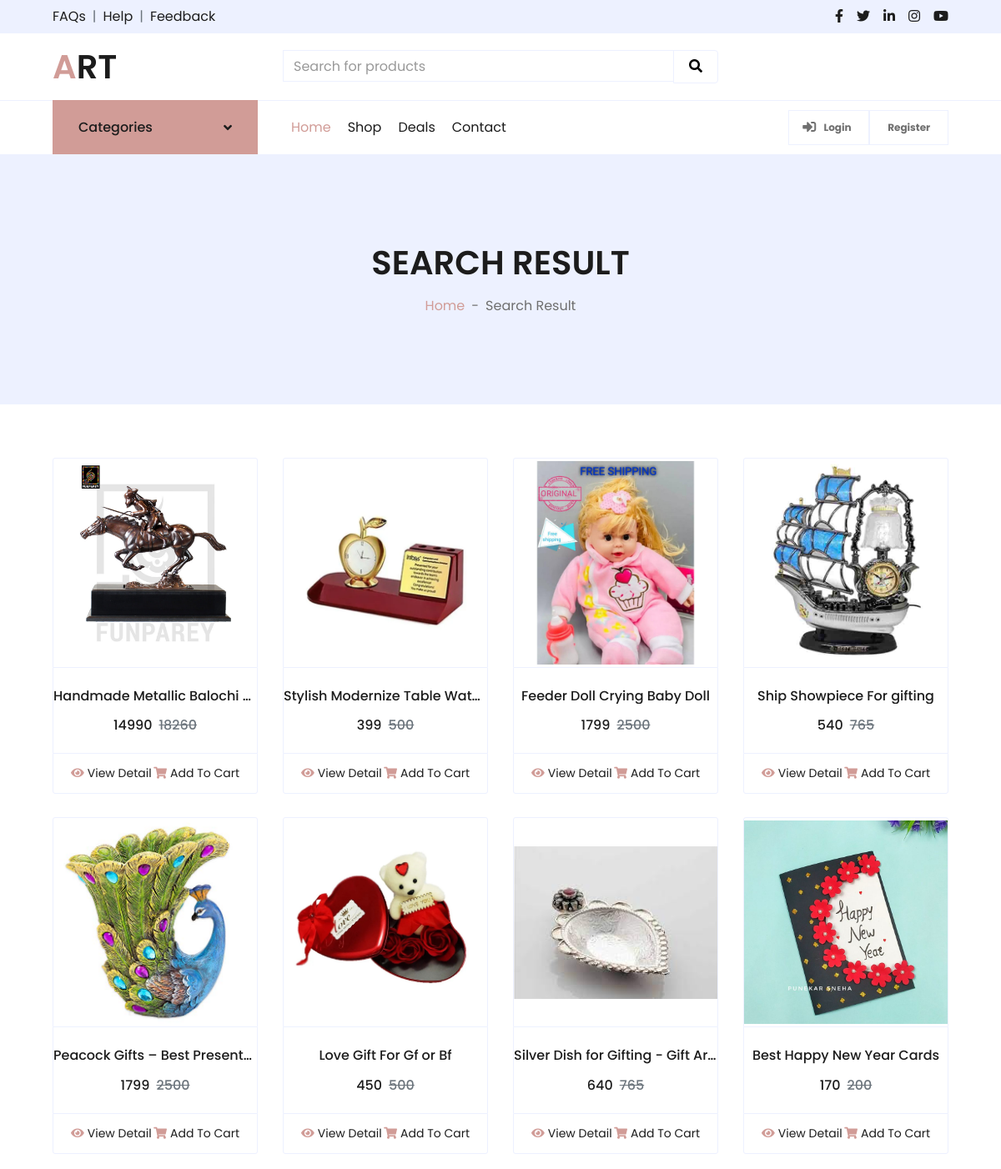
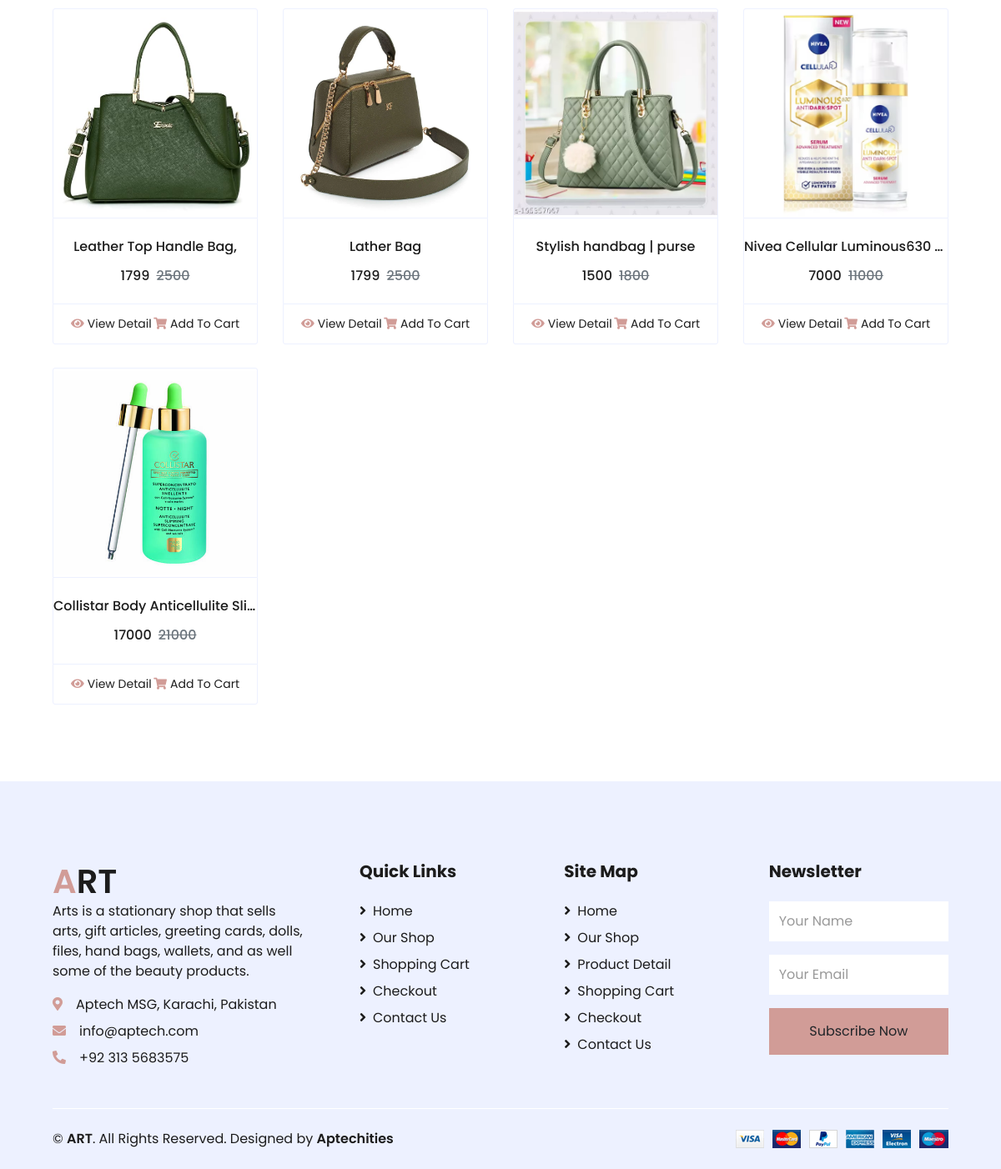
Screenshot of /search-result.php with the database file from the repository (2 pictures, top to bottom).
### tables this page shows
CREATE TABLE `products` (
  `id` int(11) NOT NULL,
  `category` int(11) NOT NULL,
  `subCategory` int(11) DEFAULT NULL,
  `productName` varchar(255) DEFAULT NULL,
  `productCompany` varchar(255) DEFAULT NULL,
  `productPrice` int(11) DEFAULT NULL,
  `productPriceBeforeDiscount` int(11) DEFAULT NULL,
  `productDescription` longtext DEFAULT NULL,
  `productImage1` varchar(255) DEFAULT NULL,
  `productImage2` varchar(255) DEFAULT NULL,
  `productImage3` varchar(255) DEFAULT NULL,
  `shippingCharge` int(11) DEFAULT NULL,
  `productAvailability` varchar(255) DEFAULT NULL,
  `postingDate` timestamp NULL DEFAULT current_timestamp(),
  `updationDate` varchar(255) DEFAULT NULL
);

### search-result.php (the view, shortened to what this page needs)
<?php
include('include/config.php');
$find = "%{$_POST['product']}%";
?>
<!DOCTYPE html>
<html lang="en">
<head>
    <link href="https://stackpath.bootstrapcdn.com/bootstrap/4.5.2/css/bootstrap.min.css" rel="stylesheet">
    <link href="https://cdnjs.cloudflare.com/ajax/libs/font-awesome/5.10.0/css/all.min.css" rel="stylesheet">
    <link href="lib/owlcarousel/assets/owl.carousel.min.css" rel="stylesheet">
    <link href="css/style.css" rel="stylesheet">
</head>
<body>
    <?php
    include 'include/top-header.php';
    ?>
    <?php
    include 'include/navbar2.php';
    ?>
    <div class="container-fluid bg-secondary mb-3 ">
        <div class="d-flex flex-column align-items-center justify-content-center" style="min-height: 300px">
            <h1 class="font-weight-semi-bold text-uppercase mb-3">Search Result</h1>
            <div class="d-inline-flex">
                <p class="m-0"><a href="index.php">Home</a></p>
                <p class="m-0 px-2">-</p>
                <p class="m-0">Search Result</p>
            </div>
        </div>
    </div>
    <div class="container-fluid pt-5">
        <div class="row px-xl-5 pb-3">
            <?php
            $ret = mysqli_query($con, "select * from products where productName like '$find'");
            $num = mysqli_num_rows($ret);
            if ($num > 0) {
                while ($row = mysqli_fetch_array($ret)) { ?>
                    <div class="col-lg-3 col-md-6 col-sm-12 pb-1">
                        <div class="card product-item border-0 mb-4">
                            <div class="card-header product-img position-relative overflow-hidden bg-transparent border p-0">
                                <div class="text-center">
                                    <a href="product-details.php?pid=<?php echo htmlentities($row['id']); ?>" class="cat-img overflow-hidden mb-3">
                                        <img class="img-fluid" src="admin/productimages/<?php echo htmlentities($row['id']); ?>/<?php echo htmlentities($row['productImage1']); ?>" data-echo="admin/productimages/<?php echo htmlentities($row['id']); ?>/<?php echo htmlentities($row['productImage1']); ?>" alt="">
                                    </a>
                                </div>
                            </div>
                            <div class="card-body border-left border-right text-center p-0 pt-4 pb-3">
                                <h6 class="text-truncate mb-3"><?php echo htmlentities($row['productName']); ?></h6>
                                <div class="d-flex justify-content-center">
                                    <h6><?php echo htmlentities($row['productPrice']); ?></h6>
                                    <h6 class="text-muted ml-2"><del><?php echo htmlentities($row['productPriceBeforeDiscount']); ?></del></h6>
                                </div>
                            </div>
                            <div class="card-footer d-flex justify-content-between bg-light border">
                                <a href="product-details.php?pid=<?php echo htmlentities($row['id']); ?>" class="btn btn-sm text-dark p-0"><i class="fas fa-eye text-primary mr-1"></i>View Detail</a>
                                <a href="index.php?page=product&action=add&id=<?php echo $row['id']; ?>" class="btn btn-sm text-dark p-0"><i class="fas fa-shopping-cart text-primary mr-1"></i>Add To Cart</a>
                            </div>
                        </div>
                    </div>
                <?php }
            } else { ?>
                <div class="col-sm-6 col-md-4 wow fadeInUp">
                    <h3>No Product Found</h3>
                </div>
            <?php } ?>
        </div>
    </div>
    <?php
    include 'include/footer.php';
    ?>
</body>
</html>

### include/top-header.php (shortened to what this page needs)
<div class="container-fluid">
    <div class="row bg-secondary py-2 px-xl-5">
        <div class="col-lg-6 d-none d-lg-block">
            <div class="d-inline-flex align-items-center">
                <a class="text-dark" href="index.php #webfaq">FAQs</a>
                <span class="text-muted px-2">|</span>
                <a class="text-dark" href="contact.php">Help</a>
                <span class="text-muted px-2">|</span>
                <a class="text-dark" href="index.php #feedback">Feedback</a>
            </div>
        </div>
        <div class="col-lg-6 text-center text-lg-right">
            <div class="d-inline-flex align-items-center">
                <a class="text-dark px-2" href="">
                    <i class="fab fa-facebook-f"></i>
                </a>
                <a class="text-dark px-2" href="">
                    <i class="fab fa-twitter"></i>
                </a>
                <a class="text-dark px-2" href="">
                    <i class="fab fa-linkedin-in"></i>
                </a>
                <a class="text-dark px-2" href="">
                    <i class="fab fa-instagram"></i>
                </a>
                <a class="text-dark pl-2" href="">
                    <i class="fab fa-youtube"></i>
                </a>
            </div>
        </div>
    </div>
    <div class="row align-items-center py-3 px-xl-5">
        <div class="col-lg-3 d-none d-lg-block">
            <a href="index.php" class="text-decoration-none">
                <h1 class="m-0 display-5 font-weight-semi-bold"><span class="text-primary">A</span>RT</h1>
            </a>
        </div>
        <div class="col-lg-6 col-6 text-left">
            <form method="POST" name="search" action="search-result.php">
                <div class="input-group">
                    <input type="text" class="form-control" name="product" placeholder="Search for products" required>
                    <div class="input-group-append">
                        <span class="input-group-text bg-transparent text-primary">
                            <button type="submit" name="search" style="border: none; outline: none; background: transparent;">
                                <i class="fa fa-search"></i>
                            </button>
                        </span>
                    </div>
                </div>
            </form>
        </div>
    </div>
</div>

### include/navbar2.php (shortened to what this page needs)
<div class="container-fluid">
    <div class="row border-top px-xl-5">
        <div class="col-lg-3 d-none d-lg-block">
            <a class="btn shadow-none d-flex align-items-center justify-content-between bg-primary text-white w-100" data-toggle="collapse" href="#navbar-vertical" style="height: 65px; margin-top: -1px; padding: 0 30px;">
                <h6 class="m-0">Categories</h6>
                <i class="fa fa-angle-down text-dark"></i>
            </a>
        </div>
        <div class="col-lg-9">
            <nav class="navbar navbar-expand-lg bg-light navbar-light py-3 py-lg-0 px-0">
                <div class="collapse navbar-collapse justify-content-between" id="navbarCollapse">
                    <div class="navbar-nav mr-auto py-0">
                        <a href="index.php" class="nav-item nav-link active">Home</a>
                        <a href="shop.php" class="nav-item nav-link">Shop</a>
                        <a href="index.php #offer" class="nav-item nav-link">Deals</a>
                        <a href="contact.php" class="nav-item nav-link">Contact</a>
                    </div>
                        <?php if (strlen($_SESSION['login']) == 0) {   ?>
                            <a href="my-account.php" class="btn border nav-item nav-link">
                                <i class="fas fa-sign-in-alt"></i>
                                <span class="badge">Login</span>
                            </a>
                            <a href="my-account.php" class="btn border nav-item nav-link">
                                <span class="badge">Register</span>
                            </a>
                        <?php } ?>
                    </div>
                </div>
        </div>
    </div>

### include/footer.php
<div class="container-fluid bg-secondary text-dark mt-5 pt-5">
        <div class="row px-xl-5 pt-5">
            <div class="col-lg-4 col-md-12 mb-5 pr-3 pr-xl-5">
            <a href="index.php" class="text-decoration-none">
                    <h1 class="m-0 display-5 font-weight-semi-bold"><span class="text-primary">A</span>RT</h1>
                </a>
                <p>Arts is a stationary shop that sells arts, gift articles, greeting cards, dolls, files, hand bags, wallets, and as well some of the beauty products.</p>
                <p class="mb-2"><i class="fa fa-map-marker-alt text-primary mr-3"></i>Aptech MSG, Karachi, Pakistan</p>
                <p class="mb-2"><i class="fa fa-envelope text-primary mr-3"></i>info@aptech.com</p>
                <p class="mb-0"><i class="fa fa-phone-alt text-primary mr-3"></i>+92 313 5683575</p>
            </div>
            <div class="col-lg-8 col-md-12">
                <div class="row">
                    <div class="col-md-4 mb-5">
                        <h5 class="font-weight-bold text-dark mb-4">Quick Links</h5>
                        <div class="d-flex flex-column justify-content-start">
                            <a class="text-dark mb-2" href="index.php"><i class="fa fa-angle-right mr-2"></i>Home</a>
                            <a class="text-dark mb-2" href="shop.php"><i class="fa fa-angle-right mr-2"></i>Our Shop</a>
                            <a class="text-dark mb-2" href="my-cart.php"><i class="fa fa-angle-right mr-2"></i>Shopping Cart</a>
                            <a class="text-dark mb-2" href="checkout.php"><i class="fa fa-angle-right mr-2"></i>Checkout</a>
                            <a class="text-dark" href="contact.php"><i class="fa fa-angle-right mr-2"></i>Contact Us</a>
                        </div>
                    </div>
                    <div class="col-md-4 mb-5">
                        <h5 class="font-weight-bold text-dark mb-4">Site Map</h5>
                        <div class="d-flex flex-column justify-content-start">
                            <a class="text-dark mb-2" href="index.php"><i class="fa fa-angle-right mr-2"></i>Home</a>
                            <a class="text-dark mb-2" href="shop.php"><i class="fa fa-angle-right mr-2"></i>Our Shop</a>
                            <a class="text-dark mb-2" href="product-details.php?pid=22"><i class="fa fa-angle-right mr-2"></i>Product Detail</a>
                            <a class="text-dark mb-2" href="my-cart.php"><i class="fa fa-angle-right mr-2"></i>Shopping Cart</a>
                            <a class="text-dark mb-2" href="checkout.php"><i class="fa fa-angle-right mr-2"></i>Checkout</a>
                            <a class="text-dark" href="contact.php"><i class="fa fa-angle-right mr-2"></i>Contact Us</a>
                        </div>
                    </div>
                    <div class="col-md-4 mb-5">
                        <h5 class="font-weight-bold text-dark mb-4">Newsletter</h5>
                        <form action="">
                            <div class="form-group">
                                <input type="text" class="form-control border-0 py-4" placeholder="Your Name" required="required" />
                            </div>
                            <div class="form-group">
                                <input type="email" class="form-control border-0 py-4" placeholder="Your Email"
                                    required="required" />
                            </div>
                            <div>
                                <button class="btn btn-primary btn-block border-0 py-3" type="submit">Subscribe Now</button>
                            </div>
                        </form>
                    </div>
                </div>
            </div>
        </div>
        <div class="row border-top border-light mx-xl-5 py-4">
            <div class="col-md-6 px-xl-0">
                <p class="mb-md-0 text-center text-md-left text-dark">
                    &copy; <a class="text-dark font-weight-semi-bold" href="index.php">ART</a>. All Rights Reserved. Designed
                    by
                    <a class="text-dark font-weight-semi-bold" href="https://htmlcodex.com">Aptechities</a><br>
                </p>
            </div>
            <div class="col-md-6 px-xl-0 text-center text-md-right">
                <img class="img-fluid" src="img/payments.png" alt="">
            </div>
        </div>
    </div>

### rows the page displays
products: productImage1 (picture), productName "Handmade Metallic Balochi…", productPrice "14990", productPriceBeforeDiscount "18260"
products: productImage1 (picture), productName "Stylish Modernize Table Wat…", productPrice "399", productPriceBeforeDiscount "500"
products: productImage1 (picture), productName "Feeder Doll Crying Baby Doll", productPrice "1799", productPriceBeforeDiscount "2500"
products: productImage1 (picture), productName "Ship Showpiece For gifting", productPrice "540", productPriceBeforeDiscount "765"
products: productImage1 (picture), productName "Peacock Gifts – Best Present…", productPrice "1799", productPriceBeforeDiscount "2500"
products: productImage1 (picture), productName "Love Gift For Gf or Bf", productPrice "450", productPriceBeforeDiscount "500"
products: productImage1 (picture), productName "Silver Dish for Gifting - Gift Ar…", productPrice "640", productPriceBeforeDiscount "765"
products: productImage1 (picture), productName "Best Happy New Year Cards", productPrice "170", productPriceBeforeDiscount "200"
products: productImage1 (picture), productName "Leather Top Handle Bag,", productPrice "1799", productPriceBeforeDiscount "2500"
products: productImage1 (picture), productName "Lather Bag", productPrice "1799", productPriceBeforeDiscount "2500"
products: productImage1 (picture), productName "Stylish handbag | purse", productPrice "1500", productPriceBeforeDiscount "1800"
products: productImage1 (picture), productName "Nivea Cellular Luminous630…", productPrice "7000", productPriceBeforeDiscount "11000"
products: productImage1 (picture), productName "Collistar Body Anticellulite Sli…", productPrice "17000", productPriceBeforeDiscount "21000"
